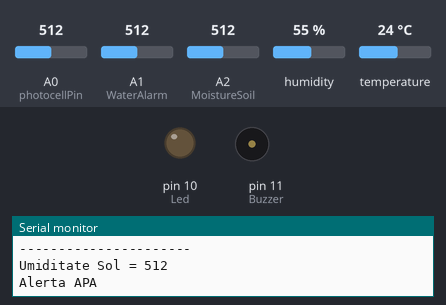
Recording of a sketch running on a simulated Arduino Uno, built with avr-gcc and run on an emulated ATmega328P. Shown: output pins drawn as LEDs (lit = HIGH), buzzer (waves = sounding), the last lines printed to the serial monitor. The inputs (shaded band) are chosen by the test bench; at power-on: A0 (photocellPin) = 512, A1 (WaterAlarm) = 512, A2 (MoistureSoil) = 512, humidity 55 %, temperature 24 °C. Pins used as bus, display or sensor lines are not drawn.

Above: at 3.7 s.
3.8 s: A0 (photocellPin) set to 490
At 5.95 s:
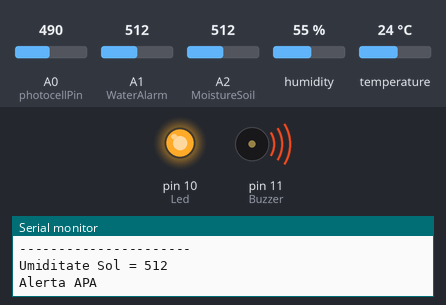
9.2 s: A0 (photocellPin) set to 190
Timing chart, 0 to 21.0 s (numbered marks = the images above; inputs shaded):
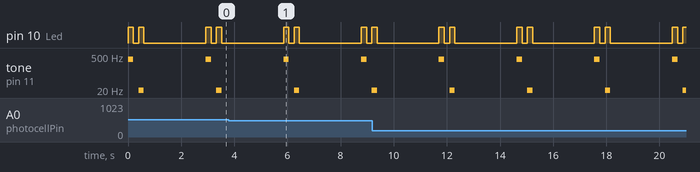

Measured:
- by itself, pin 10 (Led): repeats every 2.9 s: HIGH 0.20 s, LOW 0.20 s, HIGH 0.20 s, LOW 2.3 s
- by itself, tone on pin 11 (Buzzer): repeats every 2.9 s: 369 Hz 0.20 s, silent 0.20 s, 11 Hz 0.20 s, silent 2.3 s

The sketch:

temp_humidity_water_light_moisture.ino
```cpp
#include<dht.h>
dht DHT;

// if you require to change the pin number, Edit the pin with your arduino pin.

#define DHT11_PIN 13
int WaterAlarm = A1;
int Led=10;
int Buzzer=11;
boolean val; //simply reads 1 or 0 as a value 1 when detecting water

// here i set up the tones, you can change them @ void loop.
int tones[] = {261, 277, 293, 311, 329, 349, 369, 392, 415, 440, 466, 493, 523 ,554};
//              1    2    3    4    5    6    7    8    9    10   11   12   13   14
// You can add more tones but i added 14. Just fill in what tone you would like to use, @ void loop you see " tone(Buzzer, tones[12]); " below,  digitalWrite(Buzzer, HIGH);
// here you can change the tones by filling in a number between 1 and 14

int photocellPin = 0;     // the cell and 10K pulldown are connected to a0
int photocellReading;     // the analog reading from the analog resistor divider

//Moisture soil

int MoistureSoil = A2;    // select the input pin for the potentiometer
int sensorValue = 0;  // variable to store the value coming from the sensor


void setup() {

Serial.begin(9600);
Serial.println("Detector temp-hum");
pinMode(WaterAlarm, INPUT);
pinMode(Led, OUTPUT);
pinMode(Buzzer, OUTPUT);
}

void loop() { // READ DATA

  /*Water Sensor LED Monitor*/

 val = analogRead(WaterAlarm);
  // Serial.println(val);
    if (val == 1)
    {
      Serial.println("Alerta APA");
    digitalWrite(Led, HIGH);
    digitalWrite(Buzzer, HIGH);
    tone(Buzzer, tones[6]);
    delay(200);
    digitalWrite(Led, LOW);
    digitalWrite(Buzzer, LOW);
    noTone(Buzzer);
    delay(200);
    digitalWrite(Led, HIGH);
    digitalWrite(Buzzer, HIGH);
    tone(Buzzer, tones[14]);
    delay(200);
    digitalWrite(Led, LOW);
    digitalWrite(Buzzer, LOW);
    noTone(Buzzer);
    delay(200);
    }
    else
    {
    digitalWrite(Led, LOW);
    digitalWrite(Buzzer, LOW);
    }
    Serial.println("--------------------");

/*Temp and hum serial*/
int chk = DHT.read11(DHT11_PIN);//READ DATA Temp-Hum
Serial.println(" Umiditate " );
Serial.println(DHT.humidity, 1);
Serial.println(" Temperatura ");
Serial.println(DHT.temperature, 1);
delay(1000);
Serial.println("-------------------");


/*Photocell sensor*/

photocellReading = analogRead(photocellPin);
    Serial.print("Analog reading = ");
    Serial.println(photocellReading); // the raw analog reading
     if (photocellReading < 10) {
    Serial.println(" - Intuneric");
  } else if (photocellReading < 200) {
    Serial.println(" - Lumina slaba");
  } else if (photocellReading < 500) {
    Serial.println(" - Lumina Normala");
  } else if (photocellReading < 800) {
    Serial.println(" - Luminos");
  } else {
    Serial.println(" - Foarte Luminos");
  }
    delay(1000);

   Serial.println("----------------------");

/*Moisture soil sensor
 # the sensor value description
 # 0  ~300     dry soil
 # 300~700     humid soil
 # 700~950     in water
*/

sensorValue = analogRead(MoistureSoil);
  delay(10*10);
  Serial.print("Umiditate Sol = " );
  Serial.println(sensorValue);


}
```
